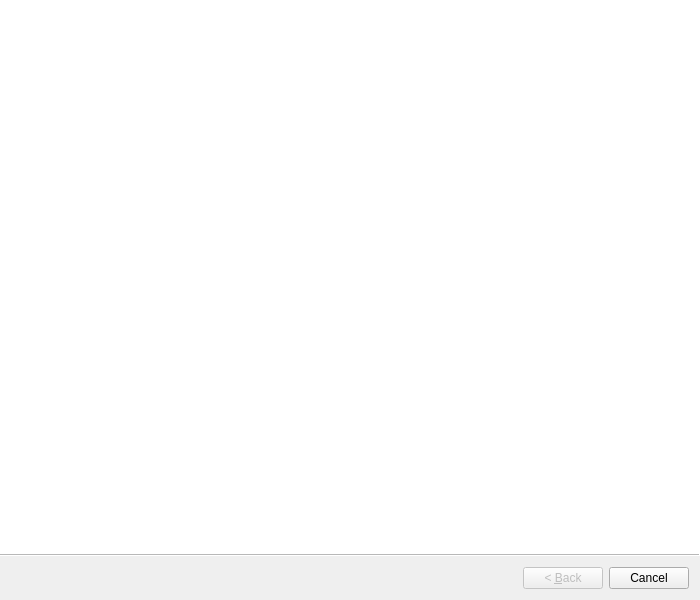
<?xml version="1.0" encoding="UTF-8"?>
<ui version="4.0">
 <class>standAstigWizard</class>
 <widget class="QWizard" name="standAstigWizard">
  <property name="geometry">
   <rect>
    <x>0</x>
    <y>0</y>
    <width>700</width>
    <height>600</height>
   </rect>
  </property>
  <property name="sizePolicy">
   <sizepolicy hsizetype="Ignored" vsizetype="Ignored">
    <horstretch>0</horstretch>
    <verstretch>0</verstretch>
   </sizepolicy>
  </property>
  <property name="minimumSize">
   <size>
    <width>700</width>
    <height>400</height>
   </size>
  </property>
  <property name="maximumSize">
   <size>
    <width>524287</width>
    <height>524287</height>
   </size>
  </property>
  <property name="wizardStyle">
   <enum>QWizard::ModernStyle</enum>
  </property>
 </widget>
 <resources/>
 <connections/>
</ui>
